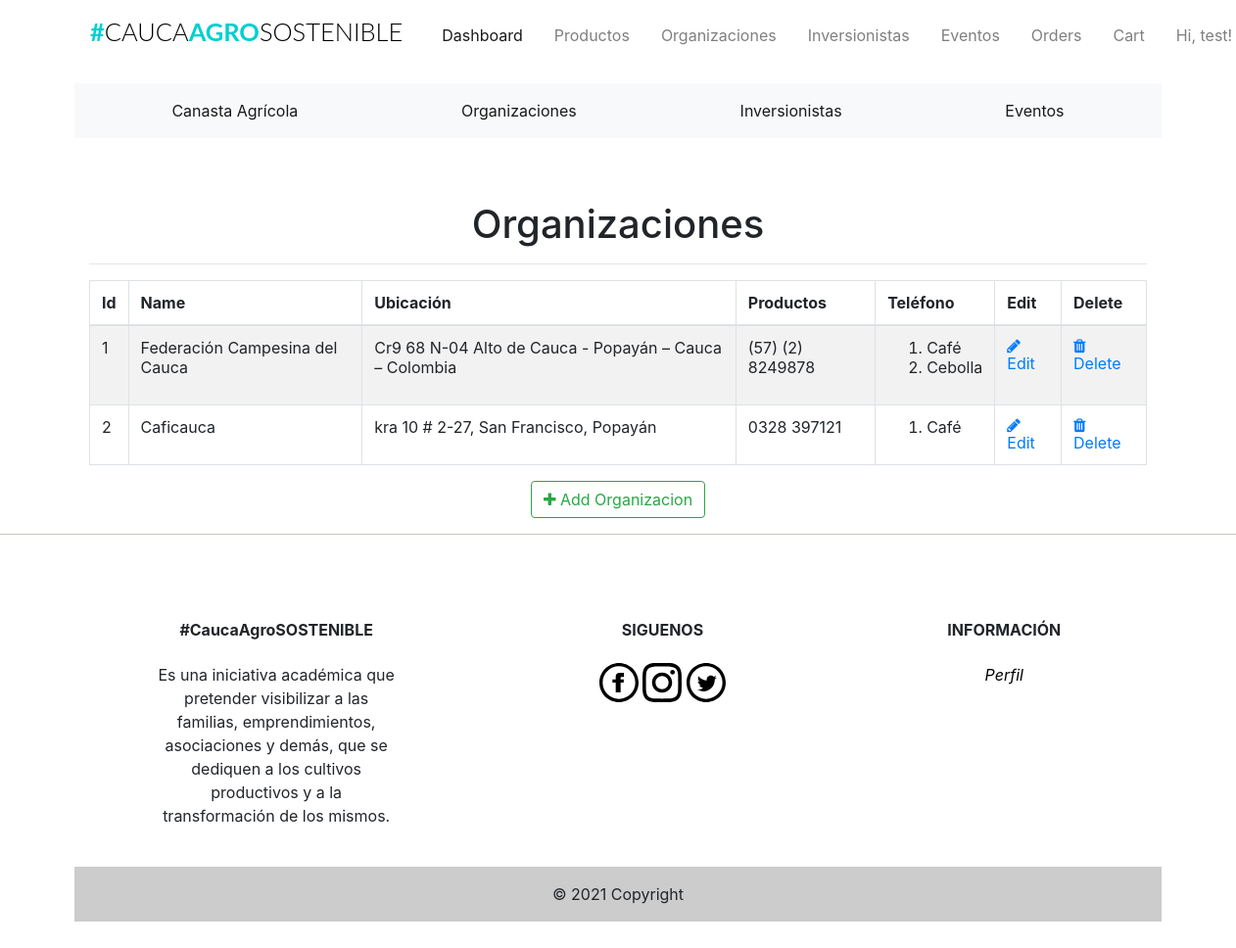
/admin/organizaciones (signed in), run on an earlier commit of the app's database.
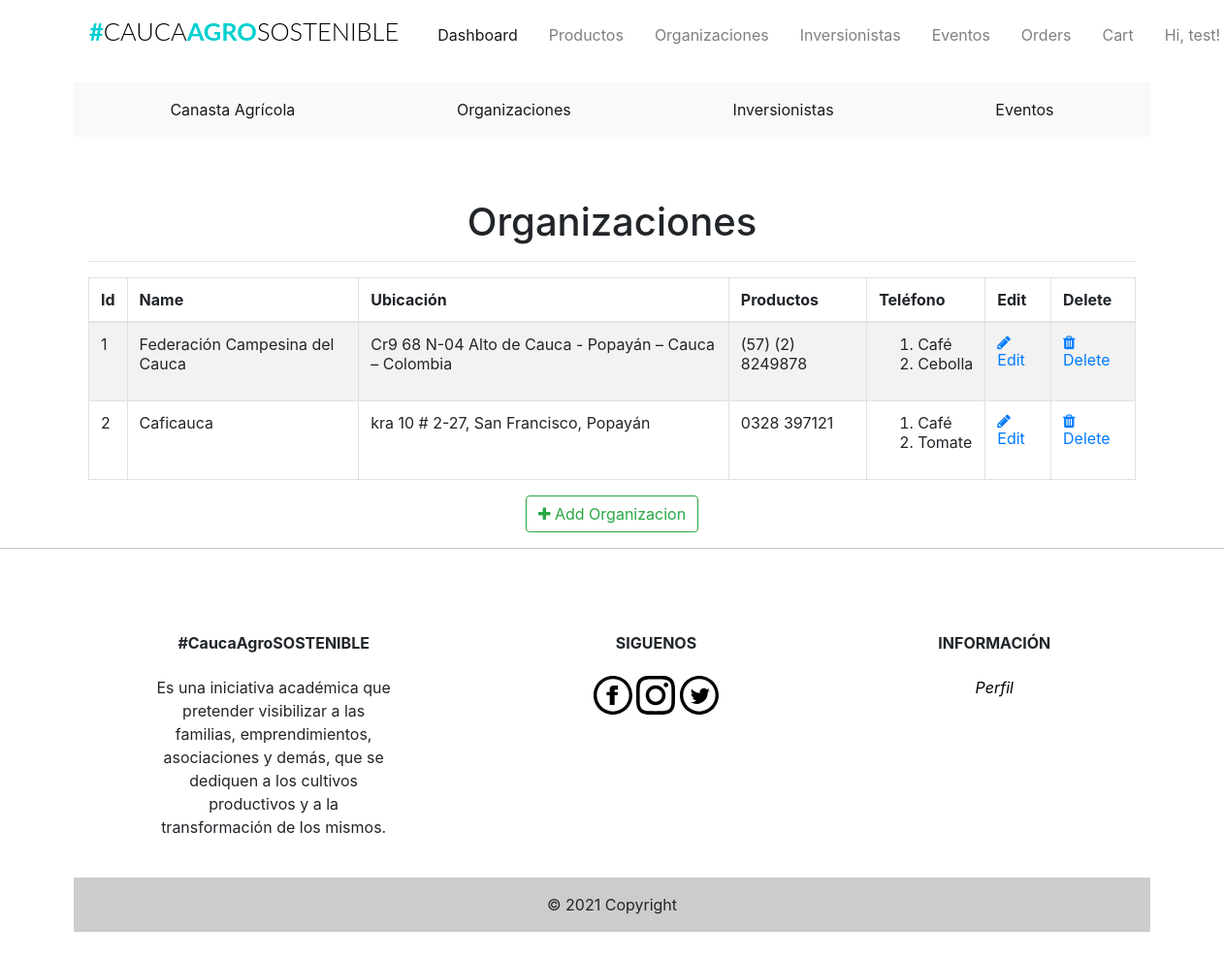
And on a later commit of the database.
### app/models.py (models this page shows, shortened)
class Organizaciones(db.Model):
    __tablename__ = 'organizaciones'
    id = db.Column(db.Integer, primary_key=True)
    organizacion_name = db.Column(db.String(20), index=True)
    organizacion_image = db.Column(db.String(120))
    organizacion_location = db.Column(db.String(120))
    organizacion_phone = db.Column(db.String(15))
    product = db.relationship('Products', backref='organizacion')

class Products(db.Model):
    __tablename__ = 'products'
    id = db.Column(db.Integer, primary_key=True)
    product_name = db.Column(db.String(100), index=True)
    product_price = db.Column(db.Integer, index=True)
    product_image = db.Column(db.String(120))
    product_description = db.Column(db.String(200))
    product_stock = db.Column(db.Integer)
    promotion_value = db.Column(db.Integer, index=True)
    organizacion_id = db.Column(db.Integer, db.ForeignKey('organizaciones.id'))

### app/admin/routes.py (the view)
@admin.route('/organizaciones', methods=['GET', 'POST'])
@login_required
def list_organizaciones():
    check_admin()
    organizaciones = Organizaciones.query.all()
    return render_template('admin/organizaciones/organizaciones.html', title="Organizaciones", organizaciones=organizaciones)

### app/admin/routes.py (called while the page is built)
def check_admin():
    if not current_user.is_admin:
        abort(403)

### app/models.py (called while the page is built)
@login_manager.user_loader
def load_user(id):
    return Users.query.get(int(id))

### app/templates/admin/organizaciones/organizaciones.html (shortened to what this page needs)
{% extends "base.html" %}
{% block head %}
<head>
    <link href="//maxcdn.bootstrapcdn.com/font-awesome/4.1.0/css/font-awesome.min.css" rel="stylesheet">
</head>
{%endblock head%}
{% block body %}
<div class="container">
  <div class="outer">
    <div class="middle">
      <div class="inner">
        <br/>
        <br/>
        <h1 style="text-align:center;">Organizaciones</h1>
        {% if organizaciones %}
          <hr class="intro-divider">
            <table class="table table-striped table-bordered">
              <thead>
                <tr>
                  <th> Id </th>
                  <th> Name </th>
                  <th> Ubicaci&oacute;n </th>
                  <th> Productos</th>
                  <th> Tel&eacute;fono </th>
                  <th> Edit </th>
                  <th> Delete </th>
                </tr>
              </thead>
              <tbody>
              {% for organizacion in organizaciones %}
                <tr>
                  <td> {{ organizacion.id}} </td>
                  <td> {{ organizacion.organizacion_name }} </td>
                  <td> {{ organizacion.organizacion_location }} </td>
                  <td> {{ organizacion.organizacion_phone }} </td>
                    {% if organizacion.product == [] %}
                    <td>
                      0
                    </td>
                    {% else %}
                  <td>
                      <ol>
                        {% for name in organizacion.product %}
                          <li>
                            {{ name.product_name }}
                          </li>
                          {% endfor %}
                        </ol>
                  </td>
                  {% endif %}
                  <td>
                    <a href="{{ url_for('admin.edit_organizacion', id=organizacion.id) }}">
                      <i class="fa fa-pencil"></i> Edit
                    </a>
                  </td>
                  <td>
                    <a href="{{ url_for('admin.delete_organizacion', id=organizacion.id) }}">
                      <i class="fa fa-trash"></i> Delete
                    </a>
                  </td>
                </tr>
              {% endfor %}
              </tbody>
            </table>
          <div style="text-align: center">
        {% else %}
          <div style="text-align: center">
            <h3> No Organizacion have been added. </h3>
            <hr class="intro-divider">
        {% endif %}
          <a href="{{ url_for('admin.add_organizacion') }}" class="btn btn-outline-success">
            <i class="fa fa-plus"></i>
            Add Organizacion
          </a>
        </div>
      </div>
    </div>
  </div>
</div>
{% endblock %}

What changed in the data, as far as the page shows it:
added Products: product_name "Tomate", shown under Organizaciones "Caficauca"
